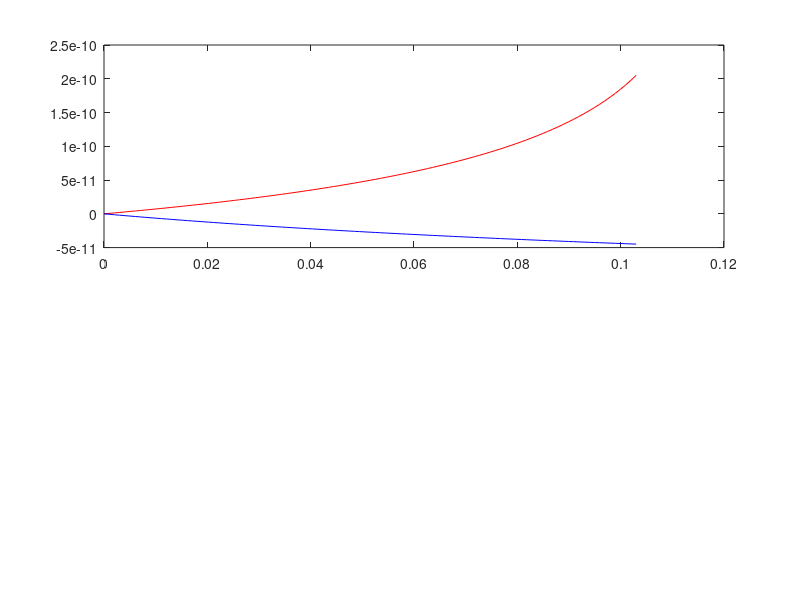

Source code (MATLAB): (Note: this script raises an error after producing the figure.)
clear;
clc;
close all;

M = csvread("dados_acelerometro_1.csv");

% Adquire os dados medidos do acelerometro
theta = M(33:45,1);
c21 = M(33:45,2);
c32 = M(33:45,3);
c21d = c21-c21(1);
c32d = c32-c32(1);


% deixa os dados medidos na mesma proporção dos modelados
theta = linspace(0, 0.103, 13); 

Eq = csvread("acelerometro_eq_pontos.csv");

% Adquire os dados modelados do acelerometro
C12_eq = Eq(1:103,1)';
C32_eq = Eq(115:217,1)';

C21d_eq = C12_eq-C12_eq(1);
C32d_eq = C32_eq-C32_eq(1);

theta_eq = linspace(0, 0.103, 103);


% Plot dos dois dados comparando a capacitancia com o angulo
figure(1)
title("Capacitancia pelo angulo(°)")
subplot(2,1,1)
plot(theta_eq, C21d_eq, 'r', theta_eq, C32d_eq, 'b')
subtitle("Modelado")
xlabel("Angulo (°)")
ylabel("Capacitancia (pF)")
subplot(2,1,2)
plot(theta, c21d, "r", theta, c32d, "b")
subtitle("Obtidos")
xlabel("Angulo (°)")
ylabel("Capacitancia (pF)")

% Plot comparando a variacao entre eles
figure(2)
title("Variação C1 por C2")
subplot(2,1,1)
plot(C21d_eq, C32d_eq, "r")
title("Modelada")
xlabel("C2")
ylabel("C1")

subplot(2,1,2)
plot(c21d, c32d, "r")
title("Obtido")